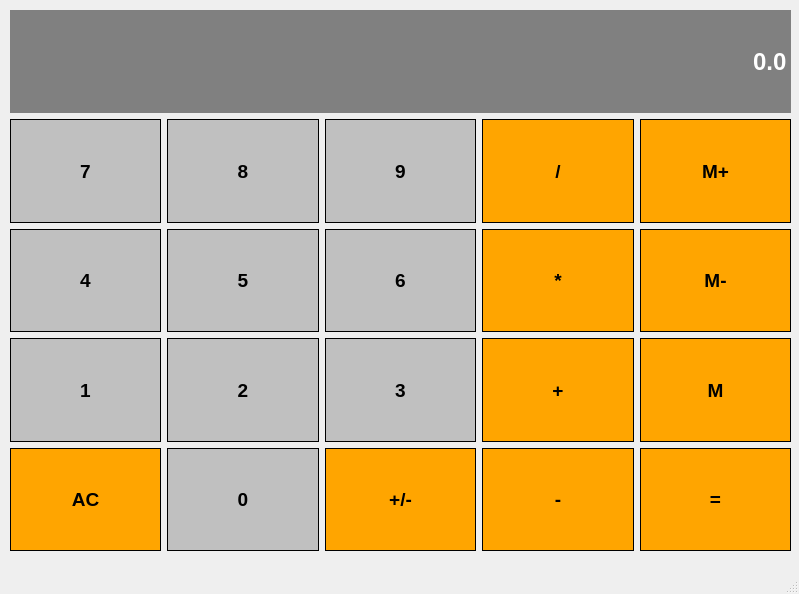
<?xml version="1.0" encoding="UTF-8"?>
<ui version="4.0">
 <class>Calculator</class>
 <widget class="QMainWindow" name="Calculator">
  <property name="geometry">
   <rect>
    <x>0</x>
    <y>0</y>
    <width>799</width>
    <height>594</height>
   </rect>
  </property>
  <property name="windowTitle">
   <string>Calculator</string>
  </property>
  <widget class="QWidget" name="centralwidget">
   <widget class="QWidget" name="gridLayoutWidget">
    <property name="geometry">
     <rect>
      <x>10</x>
      <y>10</y>
      <width>781</width>
      <height>541</height>
     </rect>
    </property>
    <layout class="QGridLayout" name="gridLayout">
     <item row="3" column="1">
      <widget class="QPushButton" name="PushButton5">
       <property name="sizePolicy">
        <sizepolicy hsizetype="Preferred" vsizetype="Preferred">
         <horstretch>0</horstretch>
         <verstretch>0</verstretch>
        </sizepolicy>
       </property>
       <property name="font">
        <font>
         <family>Arial</family>
         <pointsize>14</pointsize>
         <bold>true</bold>
        </font>
       </property>
       <property name="styleSheet">
        <string notr="true">QPushButton
{
background-color:#C0C0C0;
border:1px solid black;
padding:5px;
}

QPushButton:pressed
{
background-color:#A9A9A9;
border:1px solid black;
padding:5px;
}</string>
       </property>
       <property name="text">
        <string>5</string>
       </property>
      </widget>
     </item>
     <item row="3" column="4">
      <widget class="QPushButton" name="MemRemove">
       <property name="sizePolicy">
        <sizepolicy hsizetype="Preferred" vsizetype="Preferred">
         <horstretch>0</horstretch>
         <verstretch>0</verstretch>
        </sizepolicy>
       </property>
       <property name="font">
        <font>
         <family>Arial</family>
         <pointsize>14</pointsize>
         <bold>true</bold>
        </font>
       </property>
       <property name="styleSheet">
        <string notr="true">QPushButton
{
background-color:#FFA500;
border:1px solid black;
padding:5px;
}

QPushButton:pressed
{
background-color:#FF8C00;
border:1px solid black;
padding:5px;
}</string>
       </property>
       <property name="text">
        <string>M-</string>
       </property>
      </widget>
     </item>
     <item row="4" column="2">
      <widget class="QPushButton" name="PushButton3">
       <property name="sizePolicy">
        <sizepolicy hsizetype="Preferred" vsizetype="Preferred">
         <horstretch>0</horstretch>
         <verstretch>0</verstretch>
        </sizepolicy>
       </property>
       <property name="font">
        <font>
         <family>Arial</family>
         <pointsize>14</pointsize>
         <bold>true</bold>
        </font>
       </property>
       <property name="styleSheet">
        <string notr="true">QPushButton
{
background-color:#C0C0C0;
border:1px solid black;
padding:5px;
}

QPushButton:pressed
{
background-color:#A9A9A9;
border:1px solid black;
padding:5px;
}</string>
       </property>
       <property name="text">
        <string>3</string>
       </property>
      </widget>
     </item>
     <item row="4" column="0">
      <widget class="QPushButton" name="PushButton1">
       <property name="sizePolicy">
        <sizepolicy hsizetype="Preferred" vsizetype="Preferred">
         <horstretch>0</horstretch>
         <verstretch>0</verstretch>
        </sizepolicy>
       </property>
       <property name="font">
        <font>
         <family>Arial</family>
         <pointsize>14</pointsize>
         <bold>true</bold>
        </font>
       </property>
       <property name="styleSheet">
        <string notr="true">QPushButton
{
background-color:#C0C0C0;
border:1px solid black;
padding:5px;
}

QPushButton:pressed
{
background-color:#A9A9A9;
border:1px solid black;
padding:5px;
}</string>
       </property>
       <property name="text">
        <string>1</string>
       </property>
      </widget>
     </item>
     <item row="2" column="0">
      <widget class="QPushButton" name="PushButton7">
       <property name="sizePolicy">
        <sizepolicy hsizetype="Preferred" vsizetype="Preferred">
         <horstretch>0</horstretch>
         <verstretch>0</verstretch>
        </sizepolicy>
       </property>
       <property name="font">
        <font>
         <family>Arial</family>
         <pointsize>14</pointsize>
         <bold>true</bold>
        </font>
       </property>
       <property name="styleSheet">
        <string notr="true">QPushButton
{
background-color:#C0C0C0;
border:1px solid black;
padding:5px;
}

QPushButton:pressed
{
background-color:#A9A9A9;
border:1px solid black;
padding:5px;
}</string>
       </property>
       <property name="text">
        <string>7</string>
       </property>
      </widget>
     </item>
     <item row="4" column="4">
      <widget class="QPushButton" name="Mem">
       <property name="sizePolicy">
        <sizepolicy hsizetype="Preferred" vsizetype="Preferred">
         <horstretch>0</horstretch>
         <verstretch>0</verstretch>
        </sizepolicy>
       </property>
       <property name="font">
        <font>
         <family>Arial</family>
         <pointsize>14</pointsize>
         <bold>true</bold>
        </font>
       </property>
       <property name="styleSheet">
        <string notr="true">QPushButton
{
background-color:#FFA500;
border:1px solid black;
padding:5px;
}

QPushButton:pressed
{
background-color:#FF8C00;
border:1px solid black;
padding:5px;
}</string>
       </property>
       <property name="text">
        <string>M</string>
       </property>
      </widget>
     </item>
     <item row="3" column="2">
      <widget class="QPushButton" name="PushButton6">
       <property name="sizePolicy">
        <sizepolicy hsizetype="Preferred" vsizetype="Preferred">
         <horstretch>0</horstretch>
         <verstretch>0</verstretch>
        </sizepolicy>
       </property>
       <property name="font">
        <font>
         <family>Arial</family>
         <pointsize>14</pointsize>
         <bold>true</bold>
        </font>
       </property>
       <property name="styleSheet">
        <string notr="true">QPushButton
{
background-color:#C0C0C0;
border:1px solid black;
padding:5px;
}

QPushButton:pressed
{
background-color:#A9A9A9;
border:1px solid black;
padding:5px;
}</string>
       </property>
       <property name="text">
        <string>6</string>
       </property>
      </widget>
     </item>
     <item row="3" column="0">
      <widget class="QPushButton" name="PushButton4">
       <property name="sizePolicy">
        <sizepolicy hsizetype="Preferred" vsizetype="Preferred">
         <horstretch>0</horstretch>
         <verstretch>0</verstretch>
        </sizepolicy>
       </property>
       <property name="font">
        <font>
         <family>Arial</family>
         <pointsize>14</pointsize>
         <bold>true</bold>
        </font>
       </property>
       <property name="styleSheet">
        <string notr="true">QPushButton
{
background-color:#C0C0C0;
border:1px solid black;
padding:5px;
}

QPushButton:pressed
{
background-color:#A9A9A9;
border:1px solid black;
padding:5px;
}</string>
       </property>
       <property name="text">
        <string>4</string>
       </property>
      </widget>
     </item>
     <item row="4" column="1">
      <widget class="QPushButton" name="PushButton2">
       <property name="sizePolicy">
        <sizepolicy hsizetype="Preferred" vsizetype="Preferred">
         <horstretch>0</horstretch>
         <verstretch>0</verstretch>
        </sizepolicy>
       </property>
       <property name="font">
        <font>
         <family>Arial</family>
         <pointsize>14</pointsize>
         <bold>true</bold>
        </font>
       </property>
       <property name="styleSheet">
        <string notr="true">QPushButton
{
background-color:#C0C0C0;
border:1px solid black;
padding:5px;
}

QPushButton:pressed
{
background-color:#A9A9A9;
border:1px solid black;
padding:5px;
}</string>
       </property>
       <property name="text">
        <string>2</string>
       </property>
      </widget>
     </item>
     <item row="2" column="1">
      <widget class="QPushButton" name="PushButton8">
       <property name="sizePolicy">
        <sizepolicy hsizetype="Preferred" vsizetype="Preferred">
         <horstretch>0</horstretch>
         <verstretch>0</verstretch>
        </sizepolicy>
       </property>
       <property name="font">
        <font>
         <family>Arial</family>
         <pointsize>14</pointsize>
         <bold>true</bold>
        </font>
       </property>
       <property name="styleSheet">
        <string notr="true">QPushButton
{
background-color:#C0C0C0;
border:1px solid black;
padding:5px;
}

QPushButton:pressed
{
background-color:#A9A9A9;
border:1px solid black;
padding:5px;
}</string>
       </property>
       <property name="text">
        <string>8</string>
       </property>
      </widget>
     </item>
     <item row="2" column="4">
      <widget class="QPushButton" name="MemAdd">
       <property name="sizePolicy">
        <sizepolicy hsizetype="Preferred" vsizetype="Preferred">
         <horstretch>0</horstretch>
         <verstretch>0</verstretch>
        </sizepolicy>
       </property>
       <property name="font">
        <font>
         <family>Arial</family>
         <pointsize>14</pointsize>
         <bold>true</bold>
        </font>
       </property>
       <property name="styleSheet">
        <string notr="true">QPushButton
{
background-color:#FFA500;
border:1px solid black;
padding:5px;
}

QPushButton:pressed
{
background-color:#FF8C00;
border:1px solid black;
padding:5px;
}</string>
       </property>
       <property name="text">
        <string>M+</string>
       </property>
      </widget>
     </item>
     <item row="2" column="2">
      <widget class="QPushButton" name="PushButton9">
       <property name="sizePolicy">
        <sizepolicy hsizetype="Preferred" vsizetype="Preferred">
         <horstretch>0</horstretch>
         <verstretch>0</verstretch>
        </sizepolicy>
       </property>
       <property name="font">
        <font>
         <family>Arial</family>
         <pointsize>14</pointsize>
         <bold>true</bold>
        </font>
       </property>
       <property name="styleSheet">
        <string notr="true">QPushButton
{
background-color:#C0C0C0;
border:1px solid black;
padding:5px;
}

QPushButton:pressed
{
background-color:#A9A9A9;
border:1px solid black;
padding:5px;
}</string>
       </property>
       <property name="text">
        <string>9</string>
       </property>
      </widget>
     </item>
     <item row="3" column="3">
      <widget class="QPushButton" name="Multiply">
       <property name="sizePolicy">
        <sizepolicy hsizetype="Preferred" vsizetype="Preferred">
         <horstretch>0</horstretch>
         <verstretch>0</verstretch>
        </sizepolicy>
       </property>
       <property name="font">
        <font>
         <family>Arial</family>
         <pointsize>14</pointsize>
         <bold>true</bold>
        </font>
       </property>
       <property name="styleSheet">
        <string notr="true">QPushButton
{
background-color:#FFA500;
border:1px solid black;
padding:5px;
}

QPushButton:pressed
{
background-color:#FF8C00;
border:1px solid black;
padding:5px;
}</string>
       </property>
       <property name="text">
        <string>*</string>
       </property>
      </widget>
     </item>
     <item row="2" column="3">
      <widget class="QPushButton" name="Divide">
       <property name="sizePolicy">
        <sizepolicy hsizetype="Preferred" vsizetype="Preferred">
         <horstretch>0</horstretch>
         <verstretch>0</verstretch>
        </sizepolicy>
       </property>
       <property name="font">
        <font>
         <family>Arial</family>
         <pointsize>14</pointsize>
         <bold>true</bold>
        </font>
       </property>
       <property name="styleSheet">
        <string notr="true">QPushButton
{
background-color:#FFA500;
border:1px solid black;
padding:5px;
}

QPushButton:pressed
{
background-color:#FF8C00;
border:1px solid black;
padding:5px;
}</string>
       </property>
       <property name="text">
        <string>/</string>
       </property>
      </widget>
     </item>
     <item row="4" column="3">
      <widget class="QPushButton" name="Add">
       <property name="sizePolicy">
        <sizepolicy hsizetype="Preferred" vsizetype="Preferred">
         <horstretch>0</horstretch>
         <verstretch>0</verstretch>
        </sizepolicy>
       </property>
       <property name="font">
        <font>
         <family>Arial</family>
         <pointsize>14</pointsize>
         <bold>true</bold>
        </font>
       </property>
       <property name="styleSheet">
        <string notr="true">QPushButton
{
background-color:#FFA500;
border:1px solid black;
padding:5px;
}

QPushButton:pressed
{
background-color:#FF8C00;
border:1px solid black;
padding:5px;
}</string>
       </property>
       <property name="text">
        <string>+</string>
       </property>
      </widget>
     </item>
     <item row="5" column="0">
      <widget class="QPushButton" name="Clear">
       <property name="sizePolicy">
        <sizepolicy hsizetype="Preferred" vsizetype="Preferred">
         <horstretch>0</horstretch>
         <verstretch>0</verstretch>
        </sizepolicy>
       </property>
       <property name="font">
        <font>
         <family>Arial</family>
         <pointsize>14</pointsize>
         <bold>true</bold>
        </font>
       </property>
       <property name="styleSheet">
        <string notr="true">QPushButton
{
background-color:#FFA500;
border:1px solid black;
padding:5px;
}

QPushButton:pressed
{
background-color:#FF8C00;
border:1px solid black;
padding:5px;
}</string>
       </property>
       <property name="text">
        <string>AC</string>
       </property>
      </widget>
     </item>
     <item row="5" column="1">
      <widget class="QPushButton" name="PushButton0">
       <property name="sizePolicy">
        <sizepolicy hsizetype="Preferred" vsizetype="Preferred">
         <horstretch>0</horstretch>
         <verstretch>0</verstretch>
        </sizepolicy>
       </property>
       <property name="font">
        <font>
         <family>Arial</family>
         <pointsize>14</pointsize>
         <bold>true</bold>
        </font>
       </property>
       <property name="styleSheet">
        <string notr="true">QPushButton
{
background-color:#C0C0C0;
border:1px solid black;
padding:5px;
}

QPushButton:pressed
{
background-color:#A9A9A9;
border:1px solid black;
padding:5px;
}</string>
       </property>
       <property name="text">
        <string>0</string>
       </property>
      </widget>
     </item>
     <item row="5" column="2">
      <widget class="QPushButton" name="ChangeSign">
       <property name="sizePolicy">
        <sizepolicy hsizetype="Preferred" vsizetype="Preferred">
         <horstretch>0</horstretch>
         <verstretch>0</verstretch>
        </sizepolicy>
       </property>
       <property name="font">
        <font>
         <family>Arial</family>
         <pointsize>14</pointsize>
         <bold>true</bold>
        </font>
       </property>
       <property name="styleSheet">
        <string notr="true">QPushButton
{
background-color:#FFA500;
border:1px solid black;
padding:5px;
}

QPushButton:pressed
{
background-color:#FF8C00;
border:1px solid black;
padding:5px;
}</string>
       </property>
       <property name="text">
        <string>+/-</string>
       </property>
      </widget>
     </item>
     <item row="5" column="3">
      <widget class="QPushButton" name="Substract">
       <property name="sizePolicy">
        <sizepolicy hsizetype="Preferred" vsizetype="Preferred">
         <horstretch>0</horstretch>
         <verstretch>0</verstretch>
        </sizepolicy>
       </property>
       <property name="font">
        <font>
         <family>Arial</family>
         <pointsize>14</pointsize>
         <bold>true</bold>
        </font>
       </property>
       <property name="styleSheet">
        <string notr="true">QPushButton
{
background-color:#FFA500;
border:1px solid black;
padding:5px;
}

QPushButton:pressed
{
background-color:#FF8C00;
border:1px solid black;
padding:5px;
}</string>
       </property>
       <property name="text">
        <string>-</string>
       </property>
      </widget>
     </item>
     <item row="5" column="4">
      <widget class="QPushButton" name="Equal">
       <property name="sizePolicy">
        <sizepolicy hsizetype="Preferred" vsizetype="Preferred">
         <horstretch>0</horstretch>
         <verstretch>0</verstretch>
        </sizepolicy>
       </property>
       <property name="font">
        <font>
         <family>Arial</family>
         <pointsize>14</pointsize>
         <bold>true</bold>
        </font>
       </property>
       <property name="styleSheet">
        <string notr="true">QPushButton
{
background-color:#FFA500;
border:1px solid black;
padding:5px;
}

QPushButton:pressed
{
background-color:#FF8C00;
border:1px solid black;
padding:5px;
}</string>
       </property>
       <property name="text">
        <string>=</string>
       </property>
      </widget>
     </item>
     <item row="1" column="0" colspan="5">
      <widget class="QLineEdit" name="Display">
       <property name="sizePolicy">
        <sizepolicy hsizetype="Preferred" vsizetype="Minimum">
         <horstretch>0</horstretch>
         <verstretch>0</verstretch>
        </sizepolicy>
       </property>
       <property name="font">
        <font>
         <family>Arial</family>
         <pointsize>18</pointsize>
         <bold>true</bold>
        </font>
       </property>
       <property name="styleSheet">
        <string notr="true">QLineEdit
{
background-color:gray;
border:1px solid gray;
color:#ffffff
}</string>
       </property>
       <property name="text">
        <string>0.0</string>
       </property>
       <property name="alignment">
        <set>Qt::AlignRight|Qt::AlignTrailing|Qt::AlignVCenter</set>
       </property>
      </widget>
     </item>
    </layout>
   </widget>
  </widget>
  <widget class="QMenuBar" name="menubar">
   <property name="geometry">
    <rect>
     <x>0</x>
     <y>0</y>
     <width>799</width>
     <height>22</height>
    </rect>
   </property>
  </widget>
  <widget class="QStatusBar" name="statusbar"/>
 </widget>
 <resources/>
 <connections/>
</ui>
